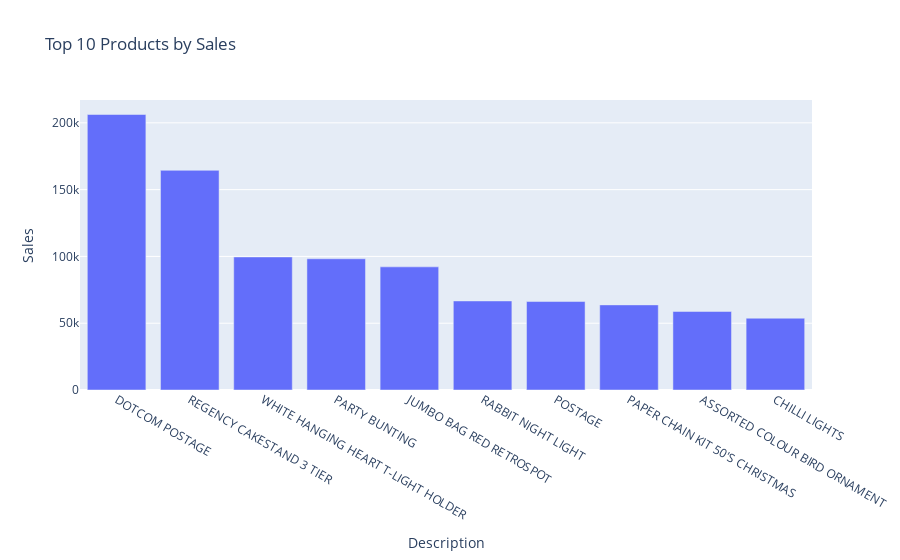

The notebook cell this image was saved under:
### Code cell
top_10_products = df.groupby('Description')['Sales'].sum().nlargest(10).reset_index()
fig = px.bar(top_10_products, 
             x="Description", 
             y="Sales", 
             title="Top 10 Products by Sales" 
            )

fig.show()
fig.write_html("top_10_products.html")

### Figure 1 — Plotly figure (JSON) as saved in the notebook; plotly's stock layout.template omitted (floating-point values rounded to 4 significant figures)
{"data": [{"alignmentgroup": "True", "hovertemplate": "Description=%{x}<br>Sales=%{y}<extra></extra>", "legendgroup": "", "marker": {"color": "#636efa", "pattern": {"shape": ""}}, "name": "", "offsetgroup": "", "orientation": "v", "showlegend": false, "textposition": "auto", "type": "bar", "x": ["DOTCOM POSTAGE", "REGENCY CAKESTAND 3 TIER", "WHITE HANGING HEART T-LIGHT HOLDER", "PARTY BUNTING", "JUMBO BAG RED RETROSPOT", "RABBIT NIGHT LIGHT", "POSTAGE", "PAPER CHAIN KIT 50'S CHRISTMAS ", "ASSORTED COLOUR BIRD ORNAMENT", "CHILLI LIGHTS"], "xaxis": "x", "y": [206200.0, 164500.0, 99610.0, 98240.0, 92180.0, 66660.0, 66230.0, 63720.0, 58790.0, 53750.0], "yaxis": "y"}], "layout": {"barmode": "relative", "legend": {"tracegroupgap": 0}, "title": {"text": "Top 10 Products by Sales"}, "xaxis": {"anchor": "y", "domain": [0, 1], "title": {"text": "Description"}}, "yaxis": {"anchor": "x", "domain": [0, 1], "title": {"text": "Sales"}}}}
